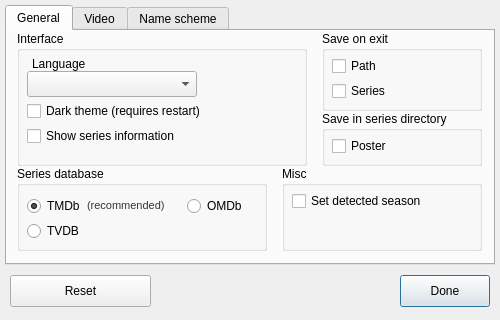
<?xml version="1.0" encoding="UTF-8"?>
<ui version="4.0">
 <class>SettingsWindow</class>
 <widget class="QWidget" name="SettingsWindow">
  <property name="geometry">
   <rect>
    <x>0</x>
    <y>0</y>
    <width>500</width>
    <height>320</height>
   </rect>
  </property>
  <property name="minimumSize">
   <size>
    <width>500</width>
    <height>320</height>
   </size>
  </property>
  <property name="maximumSize">
   <size>
    <width>500</width>
    <height>320</height>
   </size>
  </property>
  <property name="windowTitle">
   <string>Settings</string>
  </property>
  <widget class="QTabWidget" name="tabWidget">
   <property name="enabled">
    <bool>true</bool>
   </property>
   <property name="geometry">
    <rect>
     <x>5</x>
     <y>5</y>
     <width>490</width>
     <height>260</height>
    </rect>
   </property>
   <property name="font">
    <font>
     <family>Segoe UI</family>
    </font>
   </property>
   <property name="tabPosition">
    <enum>QTabWidget::North</enum>
   </property>
   <property name="tabShape">
    <enum>QTabWidget::Rounded</enum>
   </property>
   <property name="currentIndex">
    <number>0</number>
   </property>
   <property name="elideMode">
    <enum>Qt::ElideRight</enum>
   </property>
   <property name="movable">
    <bool>false</bool>
   </property>
   <property name="tabBarAutoHide">
    <bool>false</bool>
   </property>
   <widget class="QWidget" name="general">
    <attribute name="title">
     <string>General</string>
    </attribute>
    <widget class="QGroupBox" name="seriesDatabaseGroupBox">
     <property name="geometry">
      <rect>
       <x>10</x>
       <y>135</y>
       <width>250</width>
       <height>85</height>
      </rect>
     </property>
     <property name="title">
      <string>Series database</string>
     </property>
     <widget class="QRadioButton" name="tmdbRadioButton">
      <property name="enabled">
       <bool>true</bool>
      </property>
      <property name="geometry">
       <rect>
        <x>10</x>
        <y>30</y>
        <width>60</width>
        <height>20</height>
       </rect>
      </property>
      <property name="text">
       <string>TMDb</string>
      </property>
      <property name="checked">
       <bool>true</bool>
      </property>
     </widget>
     <widget class="QRadioButton" name="omdbRadioButton">
      <property name="enabled">
       <bool>true</bool>
      </property>
      <property name="geometry">
       <rect>
        <x>170</x>
        <y>30</y>
        <width>60</width>
        <height>20</height>
       </rect>
      </property>
      <property name="toolTip">
       <string/>
      </property>
      <property name="text">
       <string>OMDb</string>
      </property>
     </widget>
     <widget class="QLabel" name="recommendLabel">
      <property name="geometry">
       <rect>
        <x>70</x>
        <y>32</y>
        <width>101</width>
        <height>16</height>
       </rect>
      </property>
      <property name="font">
       <font>
        <pointsize>8</pointsize>
       </font>
      </property>
      <property name="text">
       <string>&lt;html&gt;&lt;head/&gt;&lt;body&gt;&lt;p&gt;&lt;span style=&quot; color:#353535;&quot;&gt;(recommended)&lt;/span&gt;&lt;/p&gt;&lt;/body&gt;&lt;/html&gt;</string>
      </property>
     </widget>
     <widget class="QRadioButton" name="tvdbRadioButton">
      <property name="geometry">
       <rect>
        <x>10</x>
        <y>55</y>
        <width>100</width>
        <height>20</height>
       </rect>
      </property>
      <property name="text">
       <string>TVDB</string>
      </property>
     </widget>
    </widget>
    <widget class="QGroupBox" name="saveOnExitGroupBox">
     <property name="geometry">
      <rect>
       <x>315</x>
       <y>0</y>
       <width>160</width>
       <height>80</height>
      </rect>
     </property>
     <property name="title">
      <string>Save on exit</string>
     </property>
     <widget class="QCheckBox" name="savePathCheckBox">
      <property name="geometry">
       <rect>
        <x>10</x>
        <y>25</y>
        <width>140</width>
        <height>20</height>
       </rect>
      </property>
      <property name="text">
       <string>Path</string>
      </property>
     </widget>
     <widget class="QCheckBox" name="saveSeriesCheckBox">
      <property name="geometry">
       <rect>
        <x>10</x>
        <y>50</y>
        <width>140</width>
        <height>20</height>
       </rect>
      </property>
      <property name="text">
       <string>Series</string>
      </property>
     </widget>
    </widget>
    <widget class="QGroupBox" name="interfaceGroupBox">
     <property name="geometry">
      <rect>
       <x>10</x>
       <y>0</y>
       <width>290</width>
       <height>135</height>
      </rect>
     </property>
     <property name="title">
      <string>Interface</string>
     </property>
     <widget class="QCheckBox" name="showSeriesInformationCheckBox">
      <property name="enabled">
       <bool>true</bool>
      </property>
      <property name="geometry">
       <rect>
        <x>10</x>
        <y>95</y>
        <width>290</width>
        <height>20</height>
       </rect>
      </property>
      <property name="text">
       <string>Show series information</string>
      </property>
     </widget>
     <widget class="QComboBox" name="selectInterfaceLanguageComboBox">
      <property name="geometry">
       <rect>
        <x>10</x>
        <y>40</y>
        <width>170</width>
        <height>26</height>
       </rect>
      </property>
     </widget>
     <widget class="QLabel" name="languageLabel">
      <property name="geometry">
       <rect>
        <x>15</x>
        <y>25</y>
        <width>150</width>
        <height>16</height>
       </rect>
      </property>
      <property name="text">
       <string>Language</string>
      </property>
     </widget>
     <widget class="QCheckBox" name="darkThemeCheckBox">
      <property name="geometry">
       <rect>
        <x>10</x>
        <y>70</y>
        <width>290</width>
        <height>20</height>
       </rect>
      </property>
      <property name="text">
       <string>Dark theme (requires restart)</string>
      </property>
     </widget>
    </widget>
    <widget class="QGroupBox" name="saveInDirectoryGroupBox">
     <property name="geometry">
      <rect>
       <x>315</x>
       <y>80</y>
       <width>160</width>
       <height>55</height>
      </rect>
     </property>
     <property name="toolTip">
      <string>Saving following things in directory on renaming.</string>
     </property>
     <property name="title">
      <string>Save in series directory</string>
     </property>
     <widget class="QCheckBox" name="savePosterCheckBox">
      <property name="geometry">
       <rect>
        <x>10</x>
        <y>25</y>
        <width>140</width>
        <height>20</height>
       </rect>
      </property>
      <property name="text">
       <string>Poster</string>
      </property>
     </widget>
    </widget>
    <widget class="QGroupBox" name="miscGroupBox">
     <property name="geometry">
      <rect>
       <x>275</x>
       <y>135</y>
       <width>200</width>
       <height>85</height>
      </rect>
     </property>
     <property name="title">
      <string>Misc</string>
     </property>
     <widget class="QCheckBox" name="autoSetDetectedSeasonCheckBox">
      <property name="geometry">
       <rect>
        <x>10</x>
        <y>25</y>
        <width>185</width>
        <height>20</height>
       </rect>
      </property>
      <property name="text">
       <string>Set detected season</string>
      </property>
     </widget>
    </widget>
   </widget>
   <widget class="QWidget" name="video">
    <attribute name="title">
     <string>Video</string>
    </attribute>
    <widget class="QListWidget" name="fileTypeListWidget">
     <property name="geometry">
      <rect>
       <x>10</x>
       <y>10</y>
       <width>465</width>
       <height>150</height>
      </rect>
     </property>
     <property name="sizePolicy">
      <sizepolicy hsizetype="Expanding" vsizetype="Expanding">
       <horstretch>0</horstretch>
       <verstretch>0</verstretch>
      </sizepolicy>
     </property>
     <property name="font">
      <font>
       <family>Segoe UI</family>
       <pointsize>12</pointsize>
      </font>
     </property>
     <property name="defaultDropAction">
      <enum>Qt::MoveAction</enum>
     </property>
     <property name="selectionMode">
      <enum>QAbstractItemView::SingleSelection</enum>
     </property>
     <property name="movement">
      <enum>QListView::Static</enum>
     </property>
     <property name="flow">
      <enum>QListView::TopToBottom</enum>
     </property>
     <property name="isWrapping" stdset="0">
      <bool>true</bool>
     </property>
     <property name="resizeMode">
      <enum>QListView::Fixed</enum>
     </property>
     <property name="layoutMode">
      <enum>QListView::Batched</enum>
     </property>
     <property name="spacing">
      <number>10</number>
     </property>
     <property name="gridSize">
      <size>
       <width>90</width>
       <height>18</height>
      </size>
     </property>
     <property name="viewMode">
      <enum>QListView::IconMode</enum>
     </property>
     <property name="modelColumn">
      <number>0</number>
     </property>
     <property name="uniformItemSizes">
      <bool>false</bool>
     </property>
     <property name="wordWrap">
      <bool>true</bool>
     </property>
    </widget>
    <widget class="QGroupBox" name="videoGroupBox">
     <property name="geometry">
      <rect>
       <x>10</x>
       <y>160</y>
       <width>465</width>
       <height>65</height>
      </rect>
     </property>
     <property name="font">
      <font>
       <family>Segoe UI</family>
      </font>
     </property>
     <property name="title">
      <string>New format</string>
     </property>
     <widget class="QLineEdit" name="newFileTypeLineEdit">
      <property name="geometry">
       <rect>
        <x>10</x>
        <y>30</y>
        <width>200</width>
        <height>22</height>
       </rect>
      </property>
      <property name="font">
       <font>
        <family>Segoe UI</family>
       </font>
      </property>
     </widget>
     <widget class="QPushButton" name="newFileTypeAddButton">
      <property name="enabled">
       <bool>true</bool>
      </property>
      <property name="geometry">
       <rect>
        <x>220</x>
        <y>25</y>
        <width>120</width>
        <height>32</height>
       </rect>
      </property>
      <property name="font">
       <font>
        <family>Segoe UI</family>
       </font>
      </property>
      <property name="text">
       <string>Add</string>
      </property>
     </widget>
     <widget class="QPushButton" name="fileTypeRemoveButton">
      <property name="enabled">
       <bool>true</bool>
      </property>
      <property name="geometry">
       <rect>
        <x>340</x>
        <y>25</y>
        <width>120</width>
        <height>32</height>
       </rect>
      </property>
      <property name="font">
       <font>
        <family>Segoe UI</family>
       </font>
      </property>
      <property name="text">
       <string>Remove</string>
      </property>
     </widget>
    </widget>
   </widget>
   <widget class="QWidget" name="nameScheme">
    <attribute name="title">
     <string>Name scheme</string>
    </attribute>
    <widget class="QGroupBox" name="newNameSchemeGroupBox">
     <property name="geometry">
      <rect>
       <x>10</x>
       <y>160</y>
       <width>465</width>
       <height>65</height>
      </rect>
     </property>
     <property name="title">
      <string>New name scheme</string>
     </property>
     <widget class="QLineEdit" name="newNameSchemeLineEdit">
      <property name="geometry">
       <rect>
        <x>10</x>
        <y>30</y>
        <width>200</width>
        <height>22</height>
       </rect>
      </property>
     </widget>
     <widget class="QPushButton" name="newNameSchemeAddButton">
      <property name="enabled">
       <bool>true</bool>
      </property>
      <property name="geometry">
       <rect>
        <x>220</x>
        <y>25</y>
        <width>120</width>
        <height>32</height>
       </rect>
      </property>
      <property name="text">
       <string>Add</string>
      </property>
     </widget>
     <widget class="QPushButton" name="nameSchemeRemoveButton">
      <property name="enabled">
       <bool>true</bool>
      </property>
      <property name="geometry">
       <rect>
        <x>340</x>
        <y>25</y>
        <width>120</width>
        <height>32</height>
       </rect>
      </property>
      <property name="text">
       <string>Remove</string>
      </property>
     </widget>
    </widget>
    <widget class="QListWidget" name="nameSchemeListWidget">
     <property name="geometry">
      <rect>
       <x>10</x>
       <y>10</y>
       <width>465</width>
       <height>150</height>
      </rect>
     </property>
     <property name="movement">
      <enum>QListView::Static</enum>
     </property>
     <property name="resizeMode">
      <enum>QListView::Fixed</enum>
     </property>
     <property name="layoutMode">
      <enum>QListView::SinglePass</enum>
     </property>
     <property name="viewMode">
      <enum>QListView::ListMode</enum>
     </property>
     <property name="currentRow">
      <number>-1</number>
     </property>
    </widget>
   </widget>
  </widget>
  <widget class="QPushButton" name="resetButton">
   <property name="geometry">
    <rect>
     <x>10</x>
     <y>275</y>
     <width>141</width>
     <height>32</height>
    </rect>
   </property>
   <property name="font">
    <font>
     <family>Segoe UI</family>
    </font>
   </property>
   <property name="toolTip">
    <string>Resets all settings. Video formats and name schemes stay untouched.</string>
   </property>
   <property name="text">
    <string>Reset</string>
   </property>
  </widget>
  <widget class="QPushButton" name="doneButton">
   <property name="enabled">
    <bool>true</bool>
   </property>
   <property name="geometry">
    <rect>
     <x>400</x>
     <y>275</y>
     <width>90</width>
     <height>32</height>
    </rect>
   </property>
   <property name="font">
    <font>
     <family>Segoe UI</family>
     <weight>50</weight>
     <bold>false</bold>
    </font>
   </property>
   <property name="text">
    <string>Done</string>
   </property>
   <property name="autoDefault">
    <bool>true</bool>
   </property>
   <property name="default">
    <bool>true</bool>
   </property>
   <property name="flat">
    <bool>false</bool>
   </property>
  </widget>
 </widget>
 <resources/>
 <connections/>
</ui>
